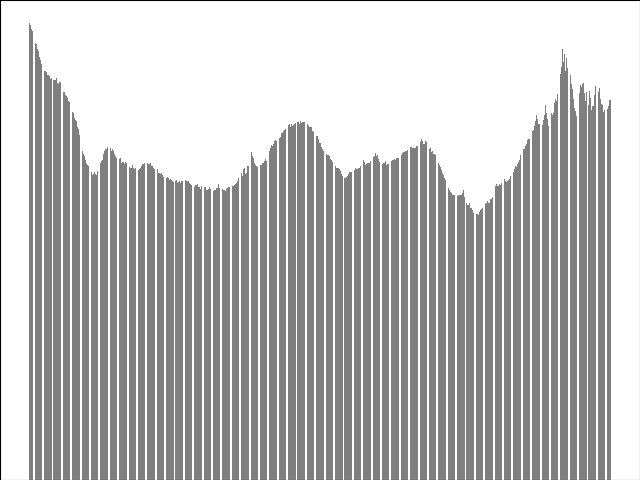

Source code (Python):
import numpy as np
from matplotlib import  pyplot as plt


x=np.loadtxt("rmsf.xvg")[:, 0]
y=np.loadtxt("rmsf.xvg")[:, 1]
print(x)
print(y)
fig = plt.figure()
ax = fig.add_axes([0,0,1,1])
#ax = fig.add_axes([0,0,1,1])
#ax.scatter(x,y, color="r",alpha=0.3)
#plt.ylim(0,1.2)
ax.bar(x,y,color="black",alpha=0.5)
#plt.plot(x,y)
plt.yticks(fontsize=15)
plt.xticks(fontsize=15)
plt.xlabel('Residue',fontsize=15)
plt.ylabel('RMSF (nm)',fontsize=15)
ax.tick_params(axis='both', labelsize=15)
ax.legend=None
plt.savefig('rmsf.pdf',bbox_inches='tight')
#plt.savefig('rmsf.png')

